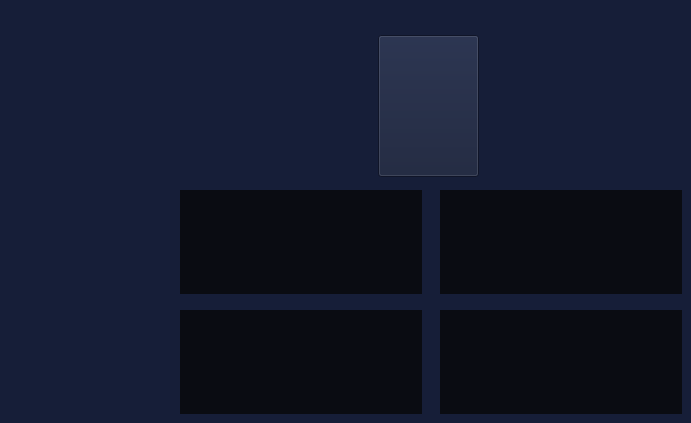
          <widget class="QWidget" name="bloque">
           <property name="styleSheet">
            <string notr="true">*{
	background-color: rgb(22,30,56);
}
QToolButton{
	color: rgb(255,255,255);
	background:rgb(10,12,18);
	border:none;
}
QToolButton:hover{
	background:rgb(33,38,52);
	border:none;
}</string>
           </property>
           <widget class="QPushButton" name="pushButton_5">
            <property name="geometry">
             <rect>
              <x>378</x>
              <y>35</y>
              <width>101</width>
              <height>142</height>
             </rect>
            </property>
            <property name="text">
             <string/>
            </property>
            <property name="icon">
             <iconset>
              <normaloff>src/BloqueSrc/blIcon.png</normaloff>src/BloqueSrc/blIcon.png</iconset>
            </property>
            <property name="iconSize">
             <size>
              <width>101</width>
              <height>142</height>
             </size>
            </property>
           </widget>
           <widget class="QToolButton" name="toolButton_19">
            <property name="geometry">
             <rect>
              <x>180</x>
              <y>190</y>
              <width>242</width>
              <height>104</height>
             </rect>
            </property>
            <property name="cursor">
             <cursorShape>PointingHandCursor</cursorShape>
            </property>
            <property name="text">
             <string/>
            </property>
            <property name="icon">
             <iconset>
              <normaloff>src/BloqueSrc/blSDES.png</normaloff>src/BloqueSrc/blSDES.png</iconset>
            </property>
            <property name="iconSize">
             <size>
              <width>242</width>
              <height>104</height>
             </size>
            </property>
           </widget>
           <widget class="QToolButton" name="toolButton_20">
            <property name="geometry">
             <rect>
              <x>440</x>
              <y>190</y>
              <width>242</width>
              <height>104</height>
             </rect>
            </property>
            <property name="cursor">
             <cursorShape>PointingHandCursor</cursorShape>
            </property>
            <property name="text">
             <string/>
            </property>
            <property name="icon">
             <iconset>
              <normaloff>src/BloqueSrc/blTDES.png</normaloff>src/BloqueSrc/blTDES.png</iconset>
            </property>
            <property name="iconSize">
             <size>
              <width>242</width>
              <height>104</height>
             </size>
            </property>
           </widget>
           <widget class="QToolButton" name="toolButton_21">
            <property name="geometry">
             <rect>
              <x>180</x>
              <y>310</y>
              <width>242</width>
              <height>104</height>
             </rect>
            </property>
            <property name="cursor">
             <cursorShape>PointingHandCursor</cursorShape>
            </property>
            <property name="text">
             <string/>
            </property>
            <property name="icon">
             <iconset>
              <normaloff>src/BloqueSrc/blDES.png</normaloff>src/BloqueSrc/blDES.png</iconset>
            </property>
            <property name="iconSize">
             <size>
              <width>242</width>
              <height>104</height>
             </size>
            </property>
           </widget>
           <widget class="QToolButton" name="toolButton_22">
            <property name="geometry">
             <rect>
              <x>440</x>
              <y>310</y>
              <width>242</width>
              <height>104</height>
             </rect>
            </property>
            <property name="cursor">
             <cursorShape>PointingHandCursor</cursorShape>
            </property>
            <property name="text">
             <string/>
            </property>
            <property name="icon">
             <iconset>
              <normaloff>src/BloqueSrc/blAES.png</normaloff>src/BloqueSrc/blAES.png</iconset>
            </property>
            <property name="iconSize">
             <size>
              <width>242</width>
              <height>104</height>
             </size>
            </property>
           </widget>
          </widget>
